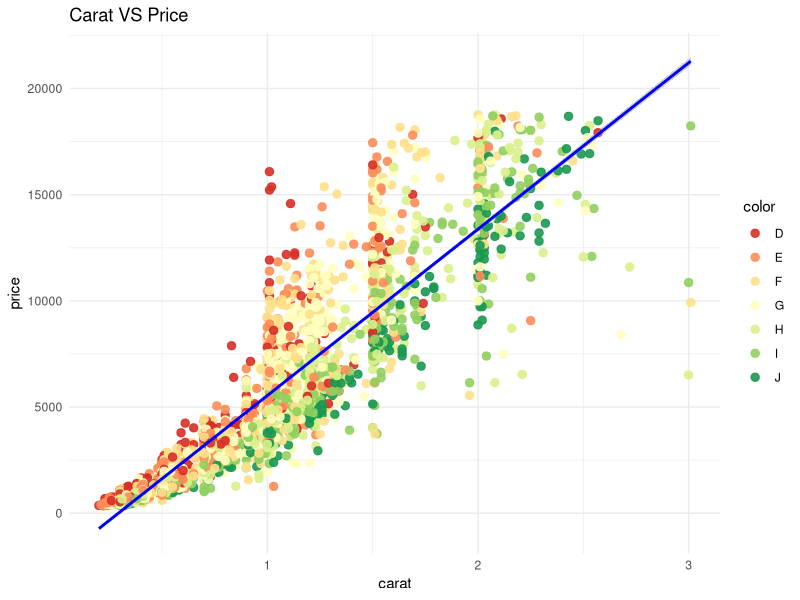
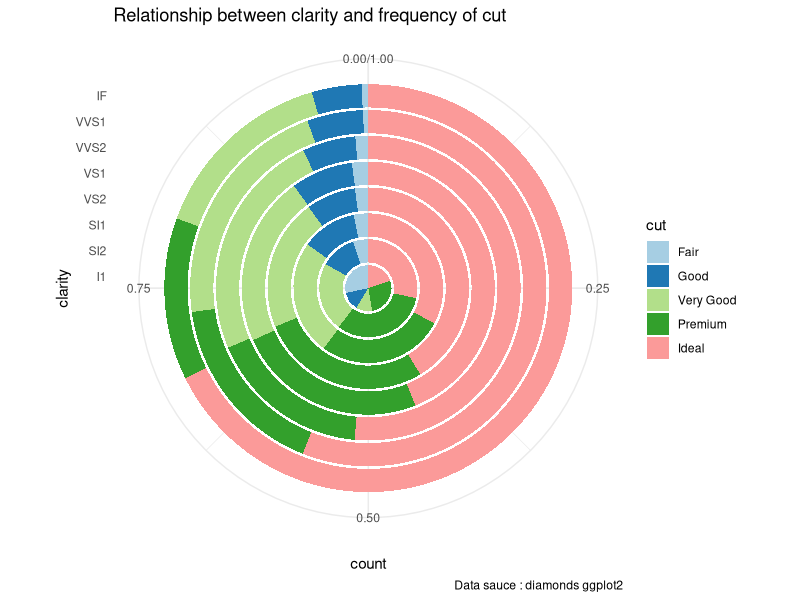
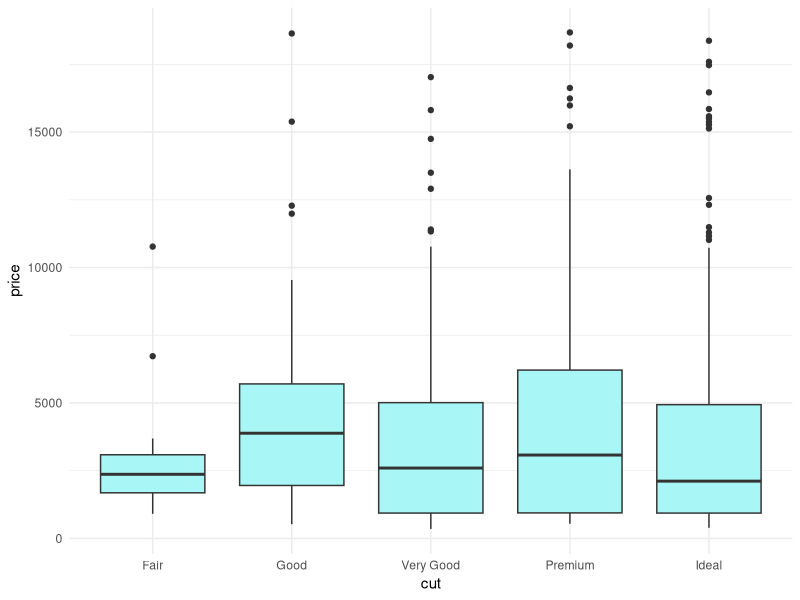
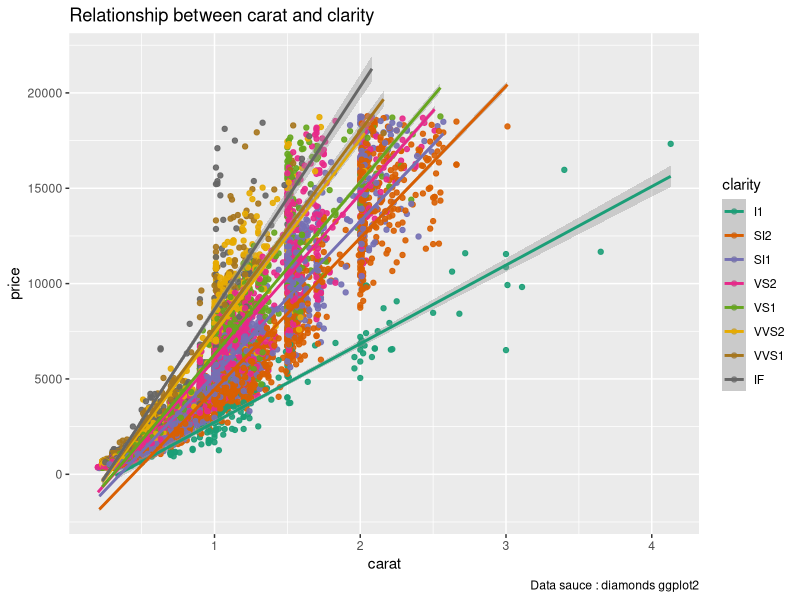
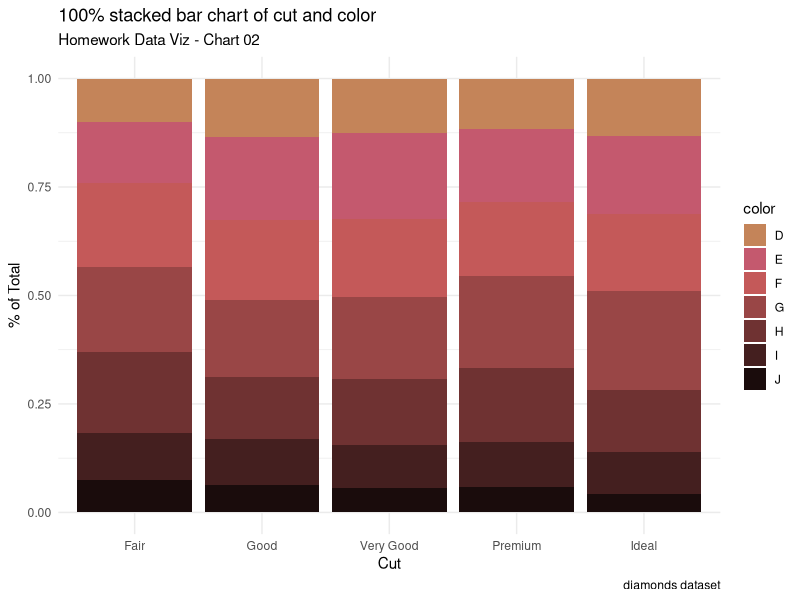

The R script that drew these images, in order:
## ---- chunk 1
library(tidyverse)
head(diamonds)
## ---- chunk 2
set.seed(99)
ggplot(diamonds %>% sample_n(5000), mapping = aes(x = carat, y = price, col = color)) +
  geom_point(size = 2.5, alpha = 0.9) +
  geom_smooth(method = "lm", col = "blue") +
  scale_color_brewer(palette = "RdYlGn" ) +
  theme_minimal() +
  labs(title = "Carat VS Price")
## ---- chunk 3

ggplot(diamonds, mapping = aes(clarity, fill=cut))+
  geom_bar(position="fill")+
  theme_minimal()+
  coord_polar(theta = "y")+
  scale_fill_brewer(type="qual", palette = 3)+
    labs(title = "Relationship between clarity and frequency of cut",
       caption = "Data sauce : diamonds ggplot2")

## ---- chunk 4
set.seed(50)
ggplot(diamonds %>% sample_n(500), aes(cut,price)) +
  geom_boxplot(fill = "#a8f6f5") +
  theme_minimal()

## ---- chunk 5
set.seed(99)
diamonds_sample <- sample_frac(diamonds, 0.25)
ggplot(diamonds_sample, aes(carat, price, col = clarity)) +
  geom_point(alpha = 0.9) +
  geom_smooth(method = "lm")+
  scale_color_brewer(type="qual", palette =2)+
  labs(title = "Relationship between carat and clarity",
       caption = "Data sauce : diamonds ggplot2")

## ---- chunk 6
ggplot(diamonds, aes(cut, fill = color)) +
  geom_bar(position = "fill") +
  scale_fill_manual(values = c("#c48459","#c4596e","#c45959","#994646","#6f3232","#441f1f","#1a0c0c")) +
  theme_minimal() +
  labs(title = "100% stacked bar chart of cut and color",
    subtitle ="Homework Data Viz - Chart 02",
    x = "Cut",
    y = "% of Total",
    caption = "diamonds dataset")

